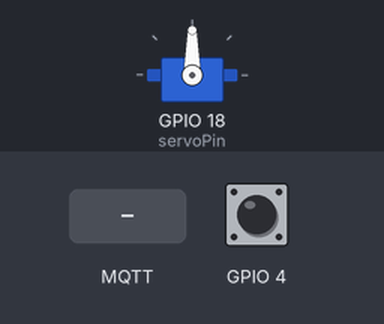
Recording of a sketch running on a simulated ESP32-C3. Parts: servo. Inputs (shaded band) come from the test bench; at power-on: GPIO 4 HIGH. WiFi joins after 1.5 s; servers stay silent unless stated; no MQTT or app messages arrive unless stated; what the sketch prints to the serial monitor is not drawn.

Above: at 4.7 s.
4.8 s: MQTT message "soil" arrives on the first subscribed topic
At 5.47 s:
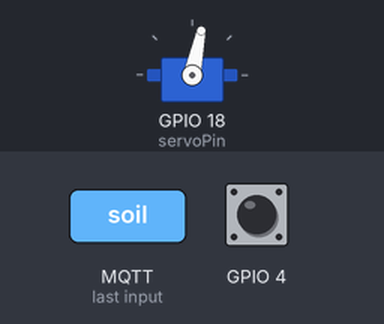
At 6.61 s:
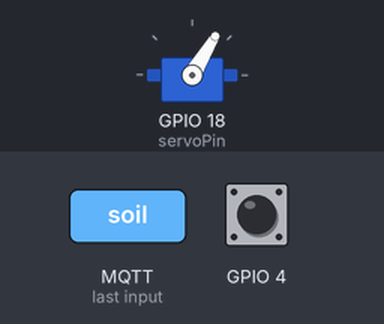
7.8 s: MQTT message "200" arrives on the first subscribed topic
10.8 s: MQTT message "5" arrives on the first subscribed topic
13.8 s: MQTT message "200" arrives on the first subscribed topic
16.8 s: MQTT message "1" arrives on the first subscribed topic
19.8 s: MQTT message "90" arrives on the first subscribed topic
Timing chart, 0 to 23.8 s (numbered marks = the images above; inputs shaded):
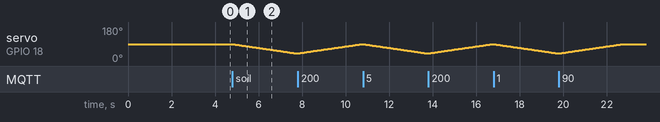

Measured:
- after the input at 4.8 s, servo on GPIO 18 (servoPin): moves from 90° to 40° over 2.9 s, starting at once

The sketch:

capstone_indoor_test.ino
```cpp
//Import libraries needed for MQTT
#include <WiFi.h>
#include <WiFiClientSecure.h>
#include <PubSubClient.h>

//credentials to connect ESP32 to your router or wifi connection
const char* ssid = "ASUS";
const char* password = "interact";


// MQTT broker credentials
const char* mqtt_server = "f6e52a62054042d18fd5d743fcf6fed7.s2.eu.hivemq.cloud";
const char* mqtt_username = "capstoneA";
const char* mqtt_password = "Capstone123";
const int mqtt_port = 8883;

// Initializes the espClient.
WiFiClientSecure espClient;
PubSubClient client(espClient);


//This certificate is used for TLS authenticating with HiveMQ
static const char* root_ca PROGMEM = R"EOF(
-----BEGIN CERTIFICATE-----
MIIFazCCA1OgAwIBAgIRAIIQz7DSQONZRGPgu2OCiwAwDQYJKoZIhvcNAQELBQAw
TzELMAkGA1UEBhMCVVMxKTAnBgNVBAoTIEludGVybmV0IFNlY3VyaXR5IFJlc2Vh
cmNoIEdyb3VwMRUwEwYDVQQDEwxJU1JHIFJvb3QgWDEwHhcNMTUwNjA0MTEwNDM4
WhcNMzUwNjA0MTEwNDM4WjBPMQswCQYDVQQGEwJVUzEpMCcGA1UEChMgSW50ZXJu
ZXQgU2VjdXJpdHkgUmVzZWFyY2ggR3JvdXAxFTATBgNVBAMTDElTUkcgUm9vdCBY
MTCCAiIwDQYJKoZIhvcNAQEBBQADggIPADCCAgoCggIBAK3oJHP0FDfzm54rVygc
h77ct984kIxuPOZXoHj3dcKi/vVqbvYATyjb3miGbESTtrFj/RQSa78f0uoxmyF+
0TM8ukj13Xnfs7j/EvEhmkvBioZxaUpmZmyPfjxwv60pIgbz5MDmgK7iS4+3mX6U
A5/TR5d8mUgjU+g4rk8Kb4Mu0UlXjIB0ttov0DiNewNwIRt18jA8+o+u3dpjq+sW
T8KOEUt+zwvo/7V3LvSye0rgTBIlDHCNAymg4VMk7BPZ7hm/ELNKjD+Jo2FR3qyH
B5T0Y3HsLuJvW5iB4YlcNHlsdu87kGJ55tukmi8mxdAQ4Q7e2RCOFvu396j3x+UC
B5iPNgiV5+I3lg02dZ77DnKxHZu8A/lJBdiB3QW0KtZB6awBdpUKD9jf1b0SHzUv
KBds0pjBqAlkd25HN7rOrFleaJ1/ctaJxQZBKT5ZPt0m9STJEadao0xAH0ahmbWn
OlFuhjuefXKnEgV4We0+UXgVCwOPjdAvBbI+e0ocS3MFEvzG6uBQE3xDk3SzynTn
jh8BCNAw1FtxNrQHusEwMFxIt4I7mKZ9YIqioymCzLq9gwQbooMDQaHWBfEbwrbw
qHyGO0aoSCqI3Haadr8faqU9GY/rOPNk3sgrDQoo//fb4hVC1CLQJ13hef4Y53CI
rU7m2Ys6xt0nUW7/vGT1M0NPAgMBAAGjQjBAMA4GA1UdDwEB/wQEAwIBBjAPBgNV
HRMBAf8EBTADAQH/MB0GA1UdDgQWBBR5tFnme7bl5AFzgAiIyBpY9umbbjANBgkq
hkiG9w0BAQsFAAOCAgEAVR9YqbyyqFDQDLHYGmkgJykIrGF1XIpu+ILlaS/V9lZL
ubhzEFnTIZd+50xx+7LSYK05qAvqFyFWhfFQDlnrzuBZ6brJFe+GnY+EgPbk6ZGQ
3BebYhtF8GaV0nxvwuo77x/Py9auJ/GpsMiu/X1+mvoiBOv/2X/qkSsisRcOj/KK
NFtY2PwByVS5uCbMiogziUwthDyC3+6WVwW6LLv3xLfHTjuCvjHIInNzktHCgKQ5
ORAzI4JMPJ+GslWYHb4phowim57iaztXOoJwTdwJx4nLCgdNbOhdjsnvzqvHu7Ur
TkXWStAmzOVyyghqpZXjFaH3pO3JLF+l+/+sKAIuvtd7u+Nxe5AW0wdeRlN8NwdC
jNPElpzVmbUq4JUagEiuTDkHzsxHpFKVK7q4+63SM1N95R1NbdWhscdCb+ZAJzVc
oyi3B43njTOQ5yOf+1CceWxG1bQVs5ZufpsMljq4Ui0/1lvh+wjChP4kqKOJ2qxq
4RgqsahDYVvTH9w7jXbyLeiNdd8XM2w9U/t7y0Ff/9yi0GE44Za4rF2LN9d11TPA
mRGunUHBcnWEvgJBQl9nJEiU0Zsnvgc/ubhPgXRR4Xq37Z0j4r7g1SgEEzwxA57d
emyPxgcYxn/eR44/KJ4EBs+lVDR3veyJm+kXQ99b21/+jh5Xos1AnX5iItreGCc=
-----END CERTIFICATE-----
)EOF";

////////////////// servo settings
#include <ESP32Servo.h>
Servo servo1;
//int set_angle = 0;
int current_angle = 90;  // setting starting angle to 90 degrees
unsigned long servo_timestamp = 0;
// Recommended PWM GPIO pins on the ESP32 include 2,4,12-19,21-23,25-27,32-33
// Possible PWM GPIO pins on the ESP32-S2: 0(used by on-board button),1-17,18(used by on-board LED),19-21,26,33-42
// Possible PWM GPIO pins on the ESP32-S3: 0(used by on-board button),1-21,35-45,47,48(used by on-board LED)
// Possible PWM GPIO pins on the ESP32-C3: 0(used by on-board button),1-7,8(used by on-board LED),9-10,18-21

// #if defined(CONFIG_IDF_TARGET_ESP32S2) || defined(CONFIG_IDF_TARGET_ESP32S3)
// int servoPin = 17;
// #elif defined(CONFIG_IDF_TARGET_ESP32C3)
// int servoPin = 7;
// #else
#define servoPin 18
// #endif
#define SERVO_INTERVAL 60  // changing the servo position every 10ms, defines the speed of the servo


////////////////// capacitive sensing settings
int capacitiveValue = 100;
int threshold = 24;  //Threshold to adjust
int touched = 0;


//Variables will store the incoming values from the MQTT broker for every topic
int varFromMQTT = 90;

// Timers auxiliar variables
unsigned long now = millis();
unsigned long lastMeasure = 0;

// This functions connects your ESP32 to your router
void setup_wifi() {
  delay(10);
  // We start by connecting to a WiFi network
  Serial.println();
  Serial.print("Connecting to ");
  Serial.println(ssid);

  WiFi.mode(WIFI_STA);
  WiFi.begin(ssid, password);
  delay(1000);
  WiFi.disconnect();
  delay(1000);
  WiFi.begin(ssid, password);
  delay(1000);

  while (WiFi.status() != WL_CONNECTED) {
    delay(500);
    Serial.print(".");
  }
  randomSeed(micros());
  Serial.println("");
  Serial.print("WiFi connected");
  Serial.println("IP address: ");
  Serial.println(WiFi.localIP());
}

// This functions reconnects your ESP32 to your MQTT broker
// Change the function below if you want to subscribe to more topics with your ESP32
void reconnect() {
  // Loop until we’re reconnected
  while (!client.connected()) {
    Serial.println("Attempting MQTT connection…");  // Attempt to connect

    if (client.connect("ESP32-eadinA", mqtt_username, mqtt_password)) {
      //You need to change the ESP device ID "ESP32-andy" to something unique to you.
      //This helps avoid problems when using multiple ESP32 with the same MQTT connection
      Serial.println("connected");
      // subscribe the topics here
      client.subscribe("soil");
      // client.subscribe("RED");

    } else {
      Serial.print("failed, rc=");
      Serial.print(client.state());
      Serial.println(" try again in 5 seconds");  // Wait 5 seconds before retrying
      delay(5000);
    }
  }
}


//Setup function
void setup() {
  Serial.begin(9600);
  setup_wifi();
  while (!Serial) delay(1);
  espClient.setCACert(root_ca);
  client.setServer(mqtt_server, mqtt_port);
  client.setCallback(callback);

  // Allow allocation of all timers
  ESP32PWM::allocateTimer(0);
  ESP32PWM::allocateTimer(1);
  ESP32PWM::allocateTimer(2);
  ESP32PWM::allocateTimer(3);
  servo1.setPeriodHertz(50);            // standard 50 hz servo
  servo1.attach(servoPin, 1000, 2000);  // attaches the servo on pin 18 to the servo object

  //pinMode(A0, INPUT);
}

//Main program loop
void loop() {
  if (!client.connected()) reconnect();
  client.loop();

  ////////////// servo
  now = millis();
  // every n second
  if (now - lastMeasure > 100) {
    lastMeasure = now;
    //Serial.print("varFromMQTT: ");
    //Serial.println(varFromMQTT);


    ////////////// capacitive
    capacitiveValue = touchRead(4);
    //client.publish("touch", String(capacitiveValue).c_str());
    Serial.println(capacitiveValue);
    if (capacitiveValue < threshold) {  //being touched
      touched = 1;

    } else {
      touched = 0;
    }
    client.publish("touch", String(touched).c_str());
    Serial.println((String) "touch published: " + touched);

    delay(1);
  }
  //int val1 = analogRead(A0);                // Read the potentiometer position
    //float angle_moisture = map(varFromMQTT, 1000, 2800, 0, 130);
    float angle_moisture = varFromMQTT;
    motion(angle_moisture);
}


void motion(int set_angle) {
  if (millis() - servo_timestamp > SERVO_INTERVAL) {
    servo_timestamp += SERVO_INTERVAL;  // increment our timestamp by the servo interval
    // Measure the new set_angle only, if we really want to move the sensor
    // int val1 = analogRead(A0);                // Read the potentiometer position
    // set_angle = map(val1, 0, 1023, 90, 130);  // Map the value to be used with servo

    // Increment or decrement the current angle according to the set_angle
    // and don't change it, when we already are at the set_angle
    if (set_angle > current_angle) {
      current_angle++;
    } else if (set_angle < current_angle) {
      current_angle--;
    }
    // Write the new angle to the servo

    servo1.write(current_angle);
    // Serial.print("current_angle: ");
    // Serial.println(current_angle);
  }
}

//Callback function - get messages from MQTT
void callback(char* topic, byte* payload, unsigned int length) {

  if (strcmp(topic, "soil") == 0) {
    //Get the characters of the payload message
    char* getValue;
    getValue = (char*)malloc(length + 1);
    memcpy(getValue, payload, length);
    getValue[length] = '\0';

    //Conversion to String
    String getValueStr = (String)getValue;

    //Conversion to Int
    int getValueInt = getValueStr.toInt();
    Serial.println("Message arrived [" + String(topic) + "]: " + getValueInt);

    //Assign value to a global variable
    varFromMQTT = getValueInt;
  }
}
```
